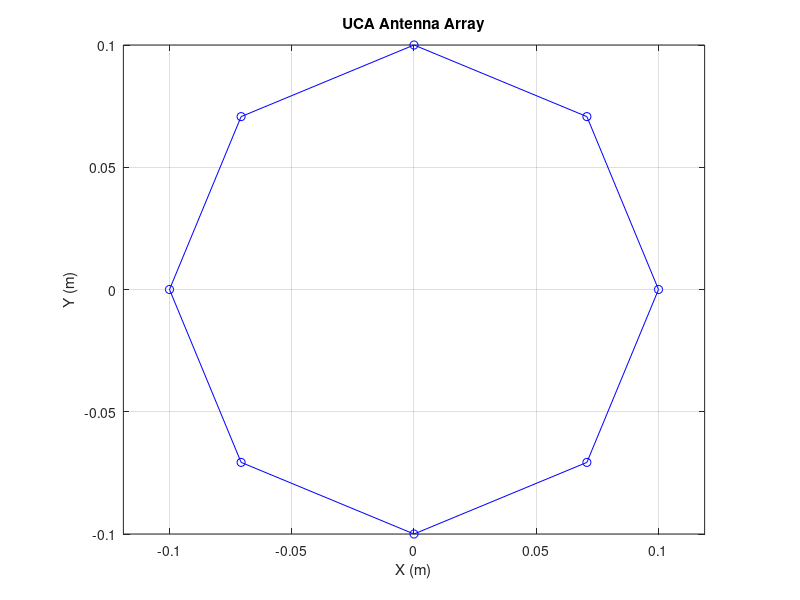
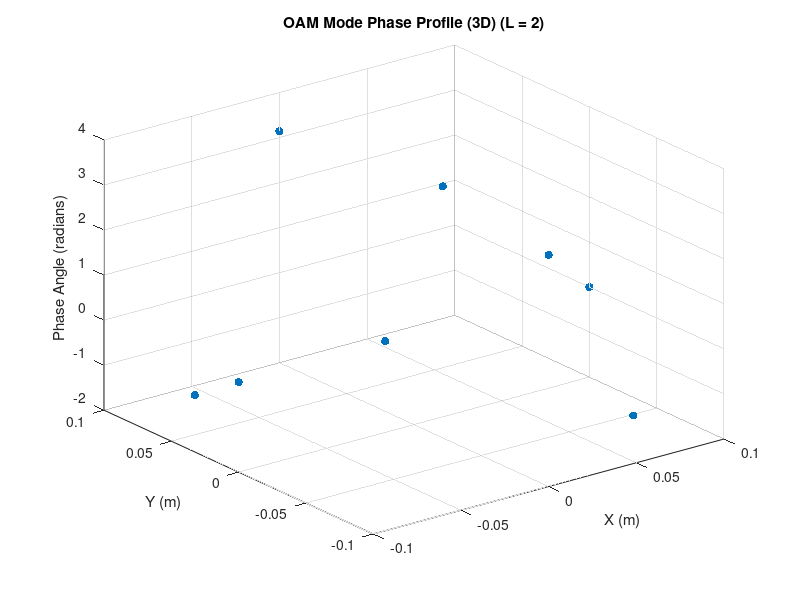
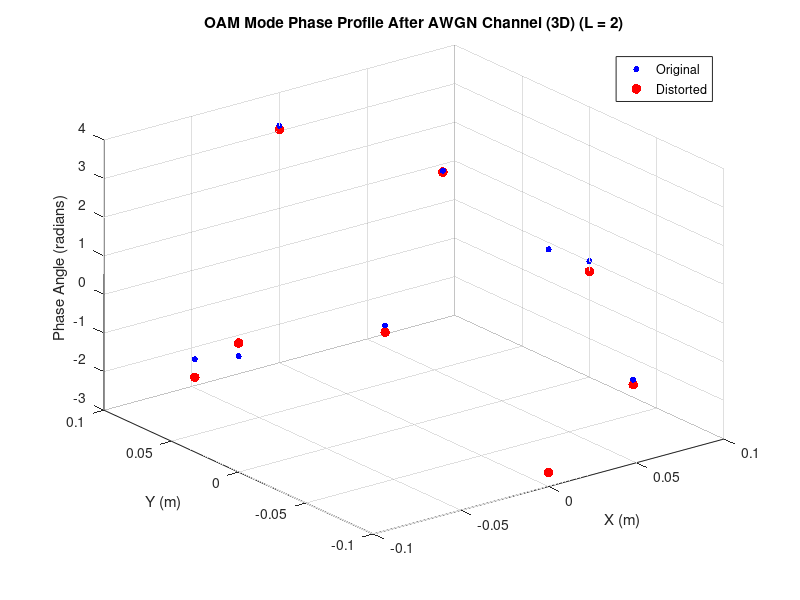

Here is the MATLAB script that generated these plots, in order: (Note: this script raises an error after producing the figures.)
clear
close all
clc

%% UCA Parametreleri
N = 8; % Anten eleman sayısı
r = 0.1; % Daire yarıçapı (metre)

% Anten pozisyonları
theta = linspace(0, 2*pi, N+1);
theta = theta(1:end-1); % 0'dan 2*pi'ye kadar N eşit aralık
x = r * cos(theta);
y = r * sin(theta);

% Plot Anten Dizisi
figure('Position', [100, 800, 500, 400]);
plot(x, y, 'bo');
hold on;
plot([x, x(1)], [y, y(1)], 'b-');
xlabel('X (m)');
ylabel('Y (m)');
title('UCA Antenna Array');
grid on;
axis equal;

%% OAM Modları
L = 2; % Topolojik yük (OAM modu)
lambda = 0.03; % Dalga boyu (metre)
k = 2 * pi / lambda; % Dalga sayısı

% OAM Faz Profili
oam_phase = exp(1i * L * theta);

% OAM Faz Profilini 3D olarak plot edelim
figure('Position', [600, 800, 500, 400]);
scatter3(x, y, angle(oam_phase), 'filled');
xlabel('X (m)');
ylabel('Y (m)');
zlabel('Phase Angle (radians)');
title(['OAM Mode Phase Profile (3D) (L = ' num2str(L) ')']);
grid on;

%% OAM Sinyalini AWGN Kanalından Geçirme
snr = 6; % SNR değeri (dB cinsinden)
oam_signal = oam_phase;

% AWGN kanalı üzerinden geçirme
oam_signal_noisy = awgn(oam_signal, snr, 'measured');

% Bozulan Faz Açısını Hesapla ve Plot Et
figure('Position', [1100, 800, 650, 400]);
scatter3(x, y, angle(oam_signal), 20, 'b', 'filled'); % Orijinal veriyi küçük boyutta mavi olarak plot et
hold on;
scatter3(x, y, angle(oam_signal_noisy), 50, 'r', 'filled'); % Bozulmuş datayı büyük boyutta kırmızı olarak plot et
xlabel('X (m)');
ylabel('Y (m)');
zlabel('Phase Angle (radians)');
title(['OAM Mode Phase Profile After AWGN Channel (3D) (L = ' num2str(L) ')']);
grid on;
legend('Original', 'Distorted');
hold off;

%% Faz Açısındaki Bozulma
phase_error = angle(oam_signal_noisy) - angle(oam_signal);
phase_error = wrapToPi(phase_error); % Faz hatasını [-pi, pi] aralığına getir

% Faz Bozulmasını Plot Et
figure('Position', [1750, 800, 500, 400]);
plot(theta, phase_error, 'r-o');
xlabel('Theta (radians)');
ylabel('Phase Error (radians)');
title('Phase Distortion in OAM Phase Angle');
grid on;

%% Kanal Matrisini Hesapla
d = pdist([x' y']);
d = squareform(d); % Antenler arası mesafeler matrisi

% OAM sinyali faz profilini kanala entegre et
H = exp(-1i * k * d) .* (oam_signal.' * conj(oam_signal)); % Basit kanal modeli (Line of Sight) ve OAM faz profili ile

% AWGN kanalı etkisini ekle
snr = 10; % SNR değeri (dB cinsinden)
H_noisy = awgn(H, snr, 'measured'); % Kanal matrisine AWGN ekle

% Plot Kanal Matrisinin Gerçek ve İmajiner Kısımları
figure('Position', [100, 300, 1000, 400]);
subplot(1, 2, 1);
imagesc(real(H_noisy));
colorbar;
title('Real Part of Channel Matrix with AWGN');
xlabel('Antenna Element');
ylabel('Antenna Element');

subplot(1, 2, 2);
imagesc(imag(H_noisy));
colorbar;
title('Imaginary Part of Channel Matrix with AWGN');
xlabel('Antenna Element');
ylabel('Antenna Element');

% Renk skalasını belirleyelim
clim_lim_real = [-1, 1] * max(max(abs(real(H_noisy))));
clim_lim_imag = [-1, 1] * max(max(abs(imag(H_noisy))));


%% LMS Kanal Tahmin Algoritması Parametreleri
mu = 0.01; % Öğrenme oranı
H_est = zeros(N, N); % Başlangıç kanal matrisi tahmini

% LMS Algoritması
for iter = 1:1000
    % Hataya dayalı güncelleme
    e = H_noisy - H_est; % Hata matrisi
    H_est = H_est + mu * e; % LMS güncellemesi
end

% Tahmin Edilen Kanal Matrisini Plot
figure('Position', [1100, 300, 1000, 400]);
subplot(1, 2, 1);
imagesc(real(H_est));
colorbar;
title('Estimated Real Part of Channel Matrix with AWGN');
xlabel('Antenna Element');
ylabel('Antenna Element');
clim(clim_lim_real);

subplot(1, 2, 2);
imagesc(imag(H_est));
colorbar;
title('Estimated Imaginary Part of Channel Matrix with AWGN');
xlabel('Antenna Element');
ylabel('Antenna Element');
clim(clim_lim_imag);

%% Hata Matrisi Hesapla
error_matrix = abs(H_noisy - H_est);

% Ortalama Hata
mean_error = mean(error_matrix(:));

disp(['Mean Error with AWGN: ' num2str(mean_error)]);

%% Hata Matrisi Hesapla
error_matrix = abs(H - H_est);

% Ortalama Hata
mean_error = mean(error_matrix(:));

disp(['Mean Error: ' num2str(mean_error)]);
